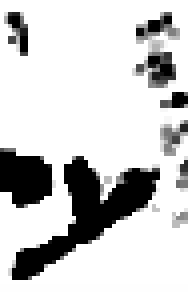
#> input picture data/characters/Ayin/navis-QIrug-Qumran_extr09_0503-line-009-y1=611-y2=731-zone-HUMAN-x=0629-y=0027-w=0047-h=0073-ybas=0027-nink=417-segm=COCOS5cocos.pgm, 47 x 73 px, given in place of segment_1890.png, which was not available (shown 4 times larger)
$ python Segmentation.py   (older library calls are emulated)
#> lines starting #> are read from the running program, lines starting #| are printed output that depends on the picture; after the words box and inside, x2 and y2 are one past the last pixel; in counts of white or black regions, pixels touching at a corner belong together; pictures that were not available may be replaced by others from this repository, and a replacement may not be noted
from cv2 import IMREAD_GRAYSCALE
import numpy as np
import cv2
import numpy as np
from matplotlib import pyplot as plt
from skimage.feature import peak_local_max
from skimage.segmentation import watershed
from scipy import ndimage
import numpy as np
import argparse
import imutils
import cv2


# construct the argument parse and parse the arguments
# ap = argparse.ArgumentParser()
# ap.add_argument("-i", "--image", required=True,
# help="path to input image")
# args = vars(ap.parse_args())
# load the image and perform pyramid mean shift filtering
# to aid the thresholding step
image = cv2.imread(
    "C:/Users/mw0121921/Documents/Dead-Sea-Scrolls/data/out/segments/P344-Fg001-R-C01-R01-binarized/segment_1890.png"
)
#> image is the input picture: shape (73, 47, 3); min 0, max 255, mean 203.3
# shifted = cv2.pyrMeanShiftFiltering(image, 21, 51)
cv2.imshow("Input", image)
# convert the mean shift image to grayscale, then apply
# Otsu's thresholding
gray = cv2.cvtColor(image, cv2.COLOR_BGR2GRAY)
thresh = cv2.threshold(gray, 0, 255, cv2.THRESH_BINARY | cv2.THRESH_OTSU)[1]
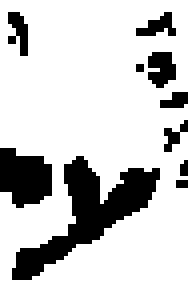
#> thresh: shape (73, 47) (shown 4 times larger); 79.5% white; 10 black regions (3 under 20 px), largest, box (x1, y1, x2, y2) and area: (3, 39, 40, 70) 380, (0, 37, 13, 52) 148, (37, 13, 44, 22) 48
cv2.imshow("Thresh", thresh)

# compute the exact Euclidean distance from every binary
# pixel to the nearest zero pixel, then find peaks in this
# distance map
D = ndimage.distance_transform_edt(thresh)
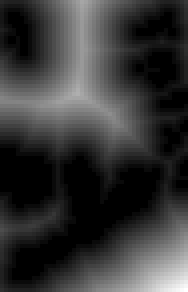
#> D: shape (73, 47) float64 (shown 4 times larger); min 0, max 23.26, mean 5; drawn with min black and max white
localMax = peak_local_max(D, indices=False, min_distance=25, labels=thresh)
#> localMax: shape (73, 47) bool; every value is 0
# perform a connected component analysis on the local peaks,
# using 8-connectivity, then appy the Watershed algorithm
markers = ndimage.label(localMax, structure=np.ones((3, 3)))[0]
#> markers: shape (73, 47) int32; every value is 0
labels = watershed(-D, markers, mask=thresh)
print("[INFO] {} unique segments found".format(len(np.unique(labels)) - 1))
#| [INFO] 0 unique segments found

# loop over the unique labels returned by the Watershed
# algorithm
for label in np.unique(labels):
    # if the label is zero, we are examining the 'background'
    # so simply ignore it
    if label == 0:
        continue

    mask = np.zeros(gray.shape, dtype="uint8")
    mask[labels == label] = 255
    # detect contours in the mask and grab the largest one
    cnts = cv2.findContours(mask.copy(), cv2.RETR_EXTERNAL, cv2.CHAIN_APPROX_SIMPLE)
    cnts = imutils.grab_contours(cnts)
    c = max(cnts, key=cv2.contourArea)
    # draw a circle enclosing the object
    ((x, y), r) = cv2.minEnclosingCircle(c)
    cv2.circle(image, (int(x), int(y)), int(r), (0, 255, 0), 2)
#> this loop made 1 pass

    # cv2.putText(image, "#{}".format(label), (int(x) - 10, int(y)),
    # cv2.FONT_HERSHEY_SIMPLEX, 0.6, (0, 0, 255), 2)
    # otherwise, allocate memory for the label region and draw
    # it on the mask

# show the output image
cv2.imshow("Output", image)
cv2.waitKey(0)
